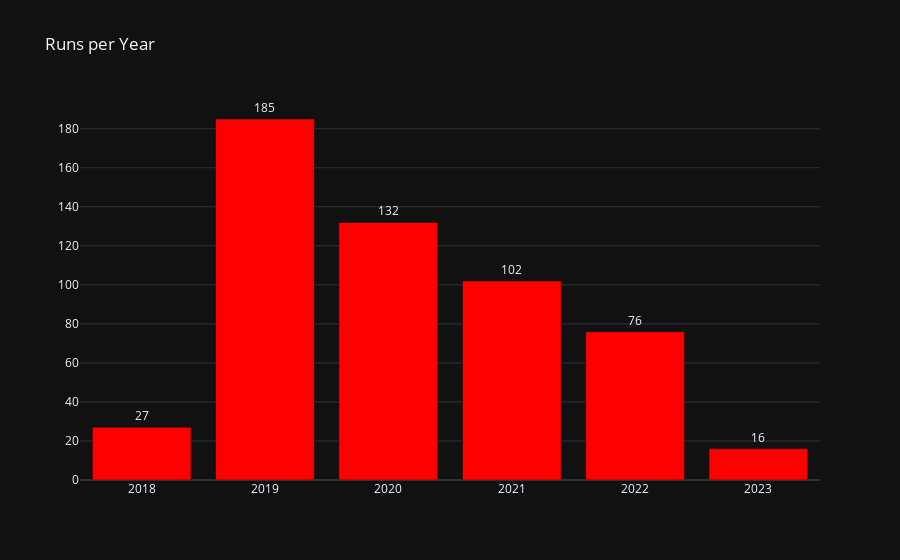

Notebook code for this chart:
### Code cell
df_runs_counts_yearly= df_runs['Activity ID'].resample(rule= 'AS').count()

fig= go.Figure()
fig.add_trace(go.Bar(
    x= df_runs_counts_yearly.index,
    y= df_runs_counts_yearly.values,
    marker= dict(color= 'red'),
    text= df_runs_counts_yearly.values,
    textposition= 'outside'
    ))

fig.update_layout(title= 'Runs per Year', template= 'plotly_dark',
                  legend= dict(), height= 500)

fig.show()

### Figure 1 — Plotly figure (JSON) as saved in the notebook; plotly's stock layout.template omitted (floating-point values rounded to 4 significant figures)
{"data": [{"marker": {"color": "red"}, "text": [27, 185, 132, 102, 76, 16], "textposition": "outside", "type": "bar", "x": ["2018-01-01T00:00:00", "2019-01-01T00:00:00", "2020-01-01T00:00:00", "2021-01-01T00:00:00", "2022-01-01T00:00:00", "2023-01-01T00:00:00"], "y": [27, 185, 132, 102, 76, 16]}], "layout": {"autosize": true, "title": {"text": "Runs per Year"}, "xaxis": {"autorange": true, "range": ["2017-07-02 12:00", "2023-07-02 12:00"], "type": "date"}, "yaxis": {"autorange": true, "range": [0, 194.7], "type": "linear"}}}
